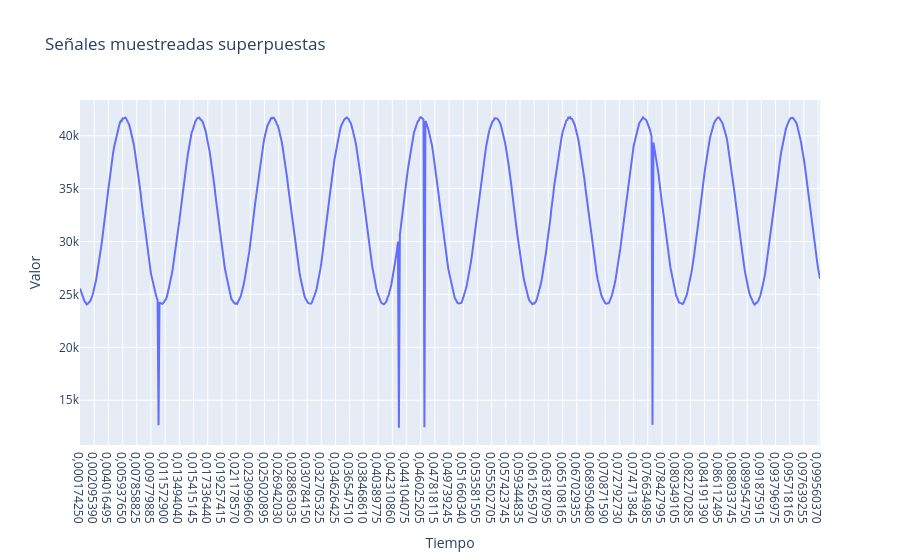

The notebook cell saved with this chart:
### Code cell
fig = go.Figure()


# Agregamos cada señal como un trazo
fig.add_trace(go.Scatter(x = resultados_tiempos[1], y=new_arr1, mode='lines', name='Señal 1'))

# Opciones de layout
fig.update_layout(
    title='Señales muestreadas superpuestas',
    xaxis_title='Tiempo',
    yaxis_title='Valor',
    hovermode='x unified'
)

fig.show()

### Figure 1 — Plotly figure (JSON) as saved in the notebook; plotly's stock layout.template omitted (floating-point values rounded to 4 significant figures; data arrays with more than 128 entries replaced by an {"elided": "..."} marker saying what was removed)
{"data": [{"mode": "lines", "name": "Señal 1", "type": "scatter", "x": {"elided": "783 str values"}, "y": {"elided": "783 int values"}}], "layout": {"hovermode": "x unified", "title": {"text": "Señales muestreadas superpuestas"}, "xaxis": {"title": {"text": "Tiempo"}}, "yaxis": {"title": {"text": "Valor"}}}}
